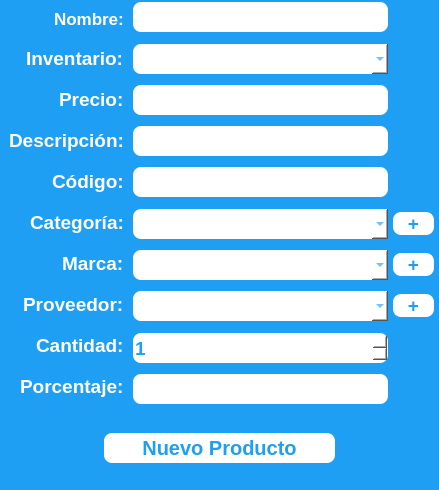
<?xml version="1.0" encoding="UTF-8"?>
<ui version="4.0">
 <class>AddProductWindow</class>
 <widget class="QMainWindow" name="AddProductWindow">
  <property name="geometry">
   <rect>
    <x>0</x>
    <y>0</y>
    <width>439</width>
    <height>490</height>
   </rect>
  </property>
  <property name="windowTitle">
   <string>Agregar Producto</string>
  </property>
  <widget class="QWidget" name="centralwidget">
   <property name="styleSheet">
    <string notr="true">background-color: rgb(31, 159, 244);</string>
   </property>
   <layout class="QGridLayout" name="gridLayout">
    <property name="leftMargin">
     <number>0</number>
    </property>
    <property name="topMargin">
     <number>0</number>
    </property>
    <property name="rightMargin">
     <number>0</number>
    </property>
    <property name="bottomMargin">
     <number>0</number>
    </property>
    <property name="spacing">
     <number>0</number>
    </property>
    <item row="0" column="0">
     <layout class="QVBoxLayout" name="verticalLayout_5">
      <property name="spacing">
       <number>0</number>
      </property>
      <item>
       <layout class="QHBoxLayout" name="horizontalLayout_13">
        <property name="spacing">
         <number>0</number>
        </property>
        <item>
         <layout class="QVBoxLayout" name="verticalLayout">
          <property name="spacing">
           <number>0</number>
          </property>
          <item>
           <widget class="QWidget" name="widget_10" native="true">
            <property name="styleSheet">
             <string notr="true">height:30px</string>
            </property>
            <layout class="QHBoxLayout" name="horizontalLayout_10">
             <item alignment="Qt::AlignmentFlag::AlignRight">
              <widget class="QLabel" name="labelNombre">
               <property name="font">
                <font>
                 <pointsize>13</pointsize>
                 <bold>true</bold>
                </font>
               </property>
               <property name="styleSheet">
                <string notr="true">color: rgb(255, 255, 255);
height:30px</string>
               </property>
               <property name="text">
                <string>Nombre:</string>
               </property>
              </widget>
             </item>
            </layout>
           </widget>
          </item>
          <item>
           <widget class="QWidget" name="widget" native="true">
            <layout class="QHBoxLayout" name="horizontalLayout">
             <item alignment="Qt::AlignmentFlag::AlignRight">
              <widget class="QLabel" name="labelInventario">
               <property name="font">
                <font>
                 <pointsize>14</pointsize>
                 <bold>true</bold>
                </font>
               </property>
               <property name="styleSheet">
                <string notr="true">color: rgb(255, 255, 255);
</string>
               </property>
               <property name="text">
                <string>Inventario:</string>
               </property>
              </widget>
             </item>
            </layout>
           </widget>
          </item>
          <item>
           <widget class="QWidget" name="widget_3" native="true">
            <layout class="QHBoxLayout" name="horizontalLayout_3">
             <item alignment="Qt::AlignmentFlag::AlignRight">
              <widget class="QLabel" name="labelPrecio">
               <property name="font">
                <font>
                 <pointsize>14</pointsize>
                 <bold>true</bold>
                </font>
               </property>
               <property name="styleSheet">
                <string notr="true">color: rgb(255, 255, 255);
</string>
               </property>
               <property name="text">
                <string>Precio:</string>
               </property>
              </widget>
             </item>
            </layout>
           </widget>
          </item>
          <item>
           <widget class="QWidget" name="widget_4" native="true">
            <layout class="QHBoxLayout" name="horizontalLayout_4">
             <item alignment="Qt::AlignmentFlag::AlignRight">
              <widget class="QLabel" name="labelDescripcion">
               <property name="font">
                <font>
                 <pointsize>14</pointsize>
                 <bold>true</bold>
                </font>
               </property>
               <property name="styleSheet">
                <string notr="true">color: rgb(255, 255, 255);
</string>
               </property>
               <property name="text">
                <string>Descripción:</string>
               </property>
              </widget>
             </item>
            </layout>
           </widget>
          </item>
          <item>
           <widget class="QWidget" name="widget_5" native="true">
            <layout class="QHBoxLayout" name="horizontalLayout_5">
             <item alignment="Qt::AlignmentFlag::AlignRight">
              <widget class="QLabel" name="labelCodigoBarras">
               <property name="font">
                <font>
                 <pointsize>14</pointsize>
                 <bold>true</bold>
                </font>
               </property>
               <property name="styleSheet">
                <string notr="true">color: rgb(255, 255, 255);
</string>
               </property>
               <property name="text">
                <string>Código:</string>
               </property>
              </widget>
             </item>
            </layout>
           </widget>
          </item>
          <item>
           <widget class="QWidget" name="widget_9" native="true">
            <layout class="QHBoxLayout" name="horizontalLayout_9">
             <item alignment="Qt::AlignmentFlag::AlignRight">
              <widget class="QLabel" name="labelCategoria">
               <property name="font">
                <font>
                 <pointsize>14</pointsize>
                 <bold>true</bold>
                </font>
               </property>
               <property name="styleSheet">
                <string notr="true">color: rgb(255, 255, 255);
</string>
               </property>
               <property name="text">
                <string>Categoría:</string>
               </property>
              </widget>
             </item>
            </layout>
           </widget>
          </item>
          <item>
           <widget class="QWidget" name="widget_6" native="true">
            <layout class="QHBoxLayout" name="horizontalLayout_6">
             <item alignment="Qt::AlignmentFlag::AlignRight">
              <widget class="QLabel" name="labelMarca">
               <property name="font">
                <font>
                 <pointsize>14</pointsize>
                 <bold>true</bold>
                </font>
               </property>
               <property name="styleSheet">
                <string notr="true">color: rgb(255, 255, 255);
</string>
               </property>
               <property name="text">
                <string>Marca:</string>
               </property>
              </widget>
             </item>
            </layout>
           </widget>
          </item>
          <item>
           <widget class="QWidget" name="widget_7" native="true">
            <layout class="QHBoxLayout" name="horizontalLayout_7">
             <item alignment="Qt::AlignmentFlag::AlignRight">
              <widget class="QLabel" name="labelProveedor">
               <property name="font">
                <font>
                 <pointsize>14</pointsize>
                 <bold>true</bold>
                </font>
               </property>
               <property name="styleSheet">
                <string notr="true">color: rgb(255, 255, 255);
</string>
               </property>
               <property name="text">
                <string>Proveedor:</string>
               </property>
              </widget>
             </item>
            </layout>
           </widget>
          </item>
          <item>
           <widget class="QWidget" name="widget_8" native="true">
            <layout class="QHBoxLayout" name="horizontalLayout_8">
             <item alignment="Qt::AlignmentFlag::AlignRight">
              <widget class="QLabel" name="labelCantidad">
               <property name="font">
                <font>
                 <pointsize>14</pointsize>
                 <bold>true</bold>
                </font>
               </property>
               <property name="styleSheet">
                <string notr="true">color: rgb(255, 255, 255);
</string>
               </property>
               <property name="text">
                <string>Cantidad:</string>
               </property>
              </widget>
             </item>
            </layout>
           </widget>
          </item>
          <item>
           <widget class="QWidget" name="widget_2" native="true">
            <layout class="QHBoxLayout" name="horizontalLayout_2">
             <item alignment="Qt::AlignmentFlag::AlignRight">
              <widget class="QLabel" name="labelPorcentajeOperacion">
               <property name="font">
                <font>
                 <pointsize>14</pointsize>
                 <bold>true</bold>
                </font>
               </property>
               <property name="styleSheet">
                <string notr="true">color: rgb(255, 255, 255);
</string>
               </property>
               <property name="text">
                <string>Porcentaje:</string>
               </property>
              </widget>
             </item>
            </layout>
           </widget>
          </item>
         </layout>
        </item>
        <item>
         <layout class="QVBoxLayout" name="verticalLayout_2">
          <property name="spacing">
           <number>6</number>
          </property>
          <property name="leftMargin">
           <number>0</number>
          </property>
          <property name="rightMargin">
           <number>0</number>
          </property>
          <item>
           <widget class="QWidget" name="widget_21" native="true">
            <layout class="QHBoxLayout" name="horizontalLayout_12">
             <property name="spacing">
              <number>0</number>
             </property>
             <property name="leftMargin">
              <number>0</number>
             </property>
             <property name="topMargin">
              <number>0</number>
             </property>
             <property name="rightMargin">
              <number>0</number>
             </property>
             <property name="bottomMargin">
              <number>0</number>
             </property>
             <item>
              <widget class="QLineEdit" name="nombreInput">
               <property name="minimumSize">
                <size>
                 <width>239</width>
                 <height>0</height>
                </size>
               </property>
               <property name="font">
                <font>
                 <pointsize>14</pointsize>
                 <bold>true</bold>
                </font>
               </property>
               <property name="styleSheet">
                <string notr="true">border-radius:8px;
color: rgb(31, 159, 239);
background-color: rgb(255, 255, 255);
height:30px
</string>
               </property>
              </widget>
             </item>
            </layout>
           </widget>
          </item>
          <item>
           <widget class="QWidget" name="widget_22" native="true">
            <layout class="QHBoxLayout" name="horizontalLayout_16">
             <property name="spacing">
              <number>0</number>
             </property>
             <property name="leftMargin">
              <number>0</number>
             </property>
             <property name="topMargin">
              <number>0</number>
             </property>
             <property name="rightMargin">
              <number>0</number>
             </property>
             <property name="bottomMargin">
              <number>0</number>
             </property>
             <item>
              <widget class="QComboBox" name="inventarioInput">
               <property name="minimumSize">
                <size>
                 <width>239</width>
                 <height>0</height>
                </size>
               </property>
               <property name="font">
                <font>
                 <pointsize>14</pointsize>
                 <bold>true</bold>
                </font>
               </property>
               <property name="styleSheet">
                <string notr="true">border-radius:8px;
color: rgb(31, 159, 239);
background-color: rgb(255, 255, 255);
height:30px</string>
               </property>
              </widget>
             </item>
            </layout>
           </widget>
          </item>
          <item>
           <widget class="QWidget" name="widget_23" native="true">
            <layout class="QHBoxLayout" name="horizontalLayout_17">
             <property name="spacing">
              <number>0</number>
             </property>
             <property name="leftMargin">
              <number>0</number>
             </property>
             <property name="topMargin">
              <number>0</number>
             </property>
             <property name="rightMargin">
              <number>0</number>
             </property>
             <property name="bottomMargin">
              <number>0</number>
             </property>
             <item>
              <widget class="QLineEdit" name="precioInput">
               <property name="minimumSize">
                <size>
                 <width>239</width>
                 <height>0</height>
                </size>
               </property>
               <property name="font">
                <font>
                 <pointsize>14</pointsize>
                 <bold>true</bold>
                </font>
               </property>
               <property name="styleSheet">
                <string notr="true">border-radius:8px;
color: rgb(31, 159, 239);
background-color: rgb(255, 255, 255);
height:30px</string>
               </property>
              </widget>
             </item>
            </layout>
           </widget>
          </item>
          <item>
           <widget class="QWidget" name="widget_24" native="true">
            <layout class="QHBoxLayout" name="horizontalLayout_18">
             <property name="spacing">
              <number>0</number>
             </property>
             <property name="leftMargin">
              <number>0</number>
             </property>
             <property name="topMargin">
              <number>0</number>
             </property>
             <property name="rightMargin">
              <number>0</number>
             </property>
             <property name="bottomMargin">
              <number>0</number>
             </property>
             <item>
              <widget class="QLineEdit" name="descripcionInput">
               <property name="minimumSize">
                <size>
                 <width>239</width>
                 <height>0</height>
                </size>
               </property>
               <property name="font">
                <font>
                 <pointsize>14</pointsize>
                 <bold>true</bold>
                </font>
               </property>
               <property name="styleSheet">
                <string notr="true">border-radius:8px;
color: rgb(31, 159, 239);
background-color: rgb(255, 255, 255);
height:30px</string>
               </property>
              </widget>
             </item>
            </layout>
           </widget>
          </item>
          <item>
           <widget class="QWidget" name="widget_25" native="true">
            <layout class="QHBoxLayout" name="horizontalLayout_25">
             <property name="spacing">
              <number>0</number>
             </property>
             <property name="leftMargin">
              <number>0</number>
             </property>
             <property name="topMargin">
              <number>0</number>
             </property>
             <property name="rightMargin">
              <number>0</number>
             </property>
             <property name="bottomMargin">
              <number>0</number>
             </property>
             <item>
              <widget class="QLineEdit" name="codigoBarrasInput">
               <property name="minimumSize">
                <size>
                 <width>239</width>
                 <height>0</height>
                </size>
               </property>
               <property name="font">
                <font>
                 <pointsize>14</pointsize>
                 <bold>true</bold>
                </font>
               </property>
               <property name="styleSheet">
                <string notr="true">border-radius:8px;
color: rgb(31, 159, 239);
background-color: rgb(255, 255, 255);
height:30px</string>
               </property>
              </widget>
             </item>
            </layout>
           </widget>
          </item>
          <item>
           <widget class="QWidget" name="widget_26" native="true">
            <property name="styleSheet">
             <string notr="true"/>
            </property>
            <layout class="QHBoxLayout" name="horizontalLayout_26">
             <property name="spacing">
              <number>0</number>
             </property>
             <property name="leftMargin">
              <number>0</number>
             </property>
             <property name="topMargin">
              <number>0</number>
             </property>
             <property name="rightMargin">
              <number>0</number>
             </property>
             <property name="bottomMargin">
              <number>0</number>
             </property>
             <item>
              <widget class="QComboBox" name="categoriaInput">
               <property name="minimumSize">
                <size>
                 <width>239</width>
                 <height>0</height>
                </size>
               </property>
               <property name="font">
                <font>
                 <pointsize>14</pointsize>
                 <bold>true</bold>
                </font>
               </property>
               <property name="styleSheet">
                <string notr="true">border-radius:8px;
color: rgb(31, 159, 239);
background-color: rgb(255, 255, 255);
height:30px</string>
               </property>
              </widget>
             </item>
            </layout>
           </widget>
          </item>
          <item>
           <widget class="QWidget" name="widget_27" native="true">
            <layout class="QHBoxLayout" name="horizontalLayout_27">
             <property name="spacing">
              <number>0</number>
             </property>
             <property name="leftMargin">
              <number>0</number>
             </property>
             <property name="topMargin">
              <number>0</number>
             </property>
             <property name="rightMargin">
              <number>0</number>
             </property>
             <property name="bottomMargin">
              <number>0</number>
             </property>
             <item>
              <widget class="QComboBox" name="marcaInput">
               <property name="minimumSize">
                <size>
                 <width>239</width>
                 <height>0</height>
                </size>
               </property>
               <property name="font">
                <font>
                 <pointsize>14</pointsize>
                 <bold>true</bold>
                </font>
               </property>
               <property name="styleSheet">
                <string notr="true">border-radius:8px;
color: rgb(31, 159, 239);
background-color: rgb(255, 255, 255);
height:30px</string>
               </property>
              </widget>
             </item>
            </layout>
           </widget>
          </item>
          <item>
           <widget class="QWidget" name="widget_28" native="true">
            <layout class="QHBoxLayout" name="horizontalLayout_28">
             <property name="spacing">
              <number>0</number>
             </property>
             <property name="leftMargin">
              <number>0</number>
             </property>
             <property name="topMargin">
              <number>0</number>
             </property>
             <property name="rightMargin">
              <number>0</number>
             </property>
             <property name="bottomMargin">
              <number>0</number>
             </property>
             <item>
              <widget class="QComboBox" name="proveedorInput">
               <property name="minimumSize">
                <size>
                 <width>239</width>
                 <height>0</height>
                </size>
               </property>
               <property name="font">
                <font>
                 <pointsize>14</pointsize>
                 <bold>true</bold>
                </font>
               </property>
               <property name="styleSheet">
                <string notr="true">border-radius:8px;
color: rgb(31, 159, 239);
background-color: rgb(255, 255, 255);
height:30px</string>
               </property>
              </widget>
             </item>
            </layout>
           </widget>
          </item>
          <item>
           <widget class="QWidget" name="widget_29" native="true">
            <layout class="QHBoxLayout" name="horizontalLayout_29">
             <property name="spacing">
              <number>0</number>
             </property>
             <property name="leftMargin">
              <number>0</number>
             </property>
             <property name="topMargin">
              <number>0</number>
             </property>
             <property name="rightMargin">
              <number>0</number>
             </property>
             <property name="bottomMargin">
              <number>0</number>
             </property>
             <item>
              <widget class="QSpinBox" name="cantidadInput">
               <property name="font">
                <font>
                 <pointsize>14</pointsize>
                 <bold>true</bold>
                </font>
               </property>
               <property name="styleSheet">
                <string notr="true">border-radius:8px;
color: rgb(31, 159, 239);
background-color: rgb(255, 255, 255);
height:30px</string>
               </property>
               <property name="minimum">
                <number>1</number>
               </property>
               <property name="maximum">
                <number>1000</number>
               </property>
              </widget>
             </item>
            </layout>
           </widget>
          </item>
          <item>
           <widget class="QWidget" name="widget_30" native="true">
            <layout class="QHBoxLayout" name="horizontalLayout_30">
             <property name="spacing">
              <number>0</number>
             </property>
             <property name="leftMargin">
              <number>0</number>
             </property>
             <property name="topMargin">
              <number>0</number>
             </property>
             <property name="rightMargin">
              <number>0</number>
             </property>
             <property name="bottomMargin">
              <number>0</number>
             </property>
             <item>
              <widget class="QLineEdit" name="porcentajeOperacionInput">
               <property name="minimumSize">
                <size>
                 <width>239</width>
                 <height>0</height>
                </size>
               </property>
               <property name="font">
                <font>
                 <pointsize>14</pointsize>
                 <bold>true</bold>
                </font>
               </property>
               <property name="styleSheet">
                <string notr="true">border-radius:8px;
color: rgb(31, 159, 239);
background-color: rgb(255, 255, 255);
height:30px</string>
               </property>
              </widget>
             </item>
            </layout>
           </widget>
          </item>
         </layout>
        </item>
        <item>
         <layout class="QVBoxLayout" name="verticalLayout_3">
          <property name="spacing">
           <number>0</number>
          </property>
          <property name="leftMargin">
           <number>5</number>
          </property>
          <property name="rightMargin">
           <number>5</number>
          </property>
          <item>
           <widget class="QWidget" name="widget_11" native="true">
            <layout class="QHBoxLayout" name="horizontalLayout_11"/>
           </widget>
          </item>
          <item>
           <widget class="QWidget" name="widget_31" native="true">
            <layout class="QHBoxLayout" name="horizontalLayout_31">
             <property name="spacing">
              <number>0</number>
             </property>
             <property name="sizeConstraint">
              <enum>QLayout::SizeConstraint::SetNoConstraint</enum>
             </property>
             <property name="leftMargin">
              <number>0</number>
             </property>
             <property name="topMargin">
              <number>0</number>
             </property>
             <property name="rightMargin">
              <number>0</number>
             </property>
             <property name="bottomMargin">
              <number>0</number>
             </property>
            </layout>
           </widget>
          </item>
          <item>
           <widget class="QWidget" name="widget_13" native="true">
            <layout class="QHBoxLayout" name="horizontalLayout_14"/>
           </widget>
          </item>
          <item>
           <widget class="QWidget" name="widget_14" native="true">
            <layout class="QHBoxLayout" name="horizontalLayout_15"/>
           </widget>
          </item>
          <item>
           <widget class="QWidget" name="widget_15" native="true">
            <layout class="QHBoxLayout" name="horizontalLayout_19"/>
           </widget>
          </item>
          <item>
           <widget class="QWidget" name="widget_32" native="true">
            <layout class="QHBoxLayout" name="horizontalLayout_32">
             <property name="spacing">
              <number>0</number>
             </property>
             <property name="sizeConstraint">
              <enum>QLayout::SizeConstraint::SetNoConstraint</enum>
             </property>
             <property name="leftMargin">
              <number>0</number>
             </property>
             <property name="topMargin">
              <number>0</number>
             </property>
             <property name="rightMargin">
              <number>0</number>
             </property>
             <property name="bottomMargin">
              <number>0</number>
             </property>
             <item>
              <widget class="QPushButton" name="categoriaButton">
               <property name="enabled">
                <bool>true</bool>
               </property>
               <property name="minimumSize">
                <size>
                 <width>41</width>
                 <height>0</height>
                </size>
               </property>
               <property name="maximumSize">
                <size>
                 <width>41</width>
                 <height>16777215</height>
                </size>
               </property>
               <property name="font">
                <font>
                 <pointsize>14</pointsize>
                 <bold>true</bold>
                </font>
               </property>
               <property name="cursor">
                <cursorShape>PointingHandCursor</cursorShape>
               </property>
               <property name="styleSheet">
                <string notr="true">border-radius:8px;
color: rgb(31, 159, 239);
background-color: rgb(255, 255, 255);
</string>
               </property>
               <property name="text">
                <string>+</string>
               </property>
               <property name="autoDefault">
                <bool>false</bool>
               </property>
               <property name="default">
                <bool>true</bool>
               </property>
               <property name="flat">
                <bool>false</bool>
               </property>
              </widget>
             </item>
            </layout>
           </widget>
          </item>
          <item>
           <widget class="QWidget" name="widget_33" native="true">
            <layout class="QHBoxLayout" name="horizontalLayout_33">
             <property name="spacing">
              <number>0</number>
             </property>
             <property name="sizeConstraint">
              <enum>QLayout::SizeConstraint::SetNoConstraint</enum>
             </property>
             <property name="leftMargin">
              <number>0</number>
             </property>
             <property name="topMargin">
              <number>0</number>
             </property>
             <property name="rightMargin">
              <number>0</number>
             </property>
             <property name="bottomMargin">
              <number>0</number>
             </property>
             <item>
              <widget class="QPushButton" name="marcaButton">
               <property name="enabled">
                <bool>true</bool>
               </property>
               <property name="minimumSize">
                <size>
                 <width>41</width>
                 <height>0</height>
                </size>
               </property>
               <property name="maximumSize">
                <size>
                 <width>41</width>
                 <height>16777215</height>
                </size>
               </property>
               <property name="font">
                <font>
                 <pointsize>14</pointsize>
                 <bold>true</bold>
                </font>
               </property>
               <property name="cursor">
                <cursorShape>PointingHandCursor</cursorShape>
               </property>
               <property name="styleSheet">
                <string notr="true">border-radius:8px;
color: rgb(31, 159, 239);
background-color: rgb(255, 255, 255);
</string>
               </property>
               <property name="text">
                <string>+</string>
               </property>
               <property name="autoDefault">
                <bool>false</bool>
               </property>
               <property name="default">
                <bool>true</bool>
               </property>
               <property name="flat">
                <bool>false</bool>
               </property>
              </widget>
             </item>
            </layout>
           </widget>
          </item>
          <item>
           <widget class="QWidget" name="widget_34" native="true">
            <layout class="QHBoxLayout" name="horizontalLayout_34">
             <property name="spacing">
              <number>0</number>
             </property>
             <property name="sizeConstraint">
              <enum>QLayout::SizeConstraint::SetNoConstraint</enum>
             </property>
             <property name="leftMargin">
              <number>0</number>
             </property>
             <property name="topMargin">
              <number>0</number>
             </property>
             <property name="rightMargin">
              <number>0</number>
             </property>
             <property name="bottomMargin">
              <number>0</number>
             </property>
             <item>
              <widget class="QPushButton" name="ProveedorButton">
               <property name="enabled">
                <bool>true</bool>
               </property>
               <property name="minimumSize">
                <size>
                 <width>41</width>
                 <height>0</height>
                </size>
               </property>
               <property name="maximumSize">
                <size>
                 <width>41</width>
                 <height>16777215</height>
                </size>
               </property>
               <property name="font">
                <font>
                 <pointsize>14</pointsize>
                 <bold>true</bold>
                </font>
               </property>
               <property name="cursor">
                <cursorShape>PointingHandCursor</cursorShape>
               </property>
               <property name="styleSheet">
                <string notr="true">border-radius:8px;
color: rgb(31, 159, 239);
background-color: rgb(255, 255, 255);
</string>
               </property>
               <property name="text">
                <string>+</string>
               </property>
               <property name="autoDefault">
                <bool>false</bool>
               </property>
               <property name="default">
                <bool>true</bool>
               </property>
               <property name="flat">
                <bool>false</bool>
               </property>
              </widget>
             </item>
            </layout>
           </widget>
          </item>
          <item>
           <widget class="QWidget" name="widget_19" native="true">
            <layout class="QHBoxLayout" name="horizontalLayout_23"/>
           </widget>
          </item>
          <item>
           <widget class="QWidget" name="widget_20" native="true">
            <layout class="QHBoxLayout" name="horizontalLayout_24"/>
           </widget>
          </item>
         </layout>
        </item>
       </layout>
      </item>
      <item>
       <widget class="QWidget" name="widget_12" native="true">
        <layout class="QVBoxLayout" name="verticalLayout_4">
         <property name="spacing">
          <number>0</number>
         </property>
         <property name="leftMargin">
          <number>0</number>
         </property>
         <property name="topMargin">
          <number>0</number>
         </property>
         <property name="rightMargin">
          <number>0</number>
         </property>
         <property name="bottomMargin">
          <number>0</number>
         </property>
         <item alignment="Qt::AlignmentFlag::AlignHCenter|Qt::AlignmentFlag::AlignVCenter">
          <widget class="QPushButton" name="agregarButton">
           <property name="minimumSize">
            <size>
             <width>231</width>
             <height>0</height>
            </size>
           </property>
           <property name="maximumSize">
            <size>
             <width>231</width>
             <height>16777215</height>
            </size>
           </property>
           <property name="font">
            <font>
             <pointsize>15</pointsize>
             <bold>true</bold>
            </font>
           </property>
           <property name="cursor">
            <cursorShape>PointingHandCursor</cursorShape>
           </property>
           <property name="styleSheet">
            <string notr="true">border-radius:8px;
color: rgb(31, 159, 239);
background-color: rgb(255, 255, 255);
height:30px;</string>
           </property>
           <property name="text">
            <string>Nuevo Producto</string>
           </property>
          </widget>
         </item>
        </layout>
       </widget>
      </item>
     </layout>
    </item>
   </layout>
  </widget>
 </widget>
 <resources/>
 <connections/>
</ui>
